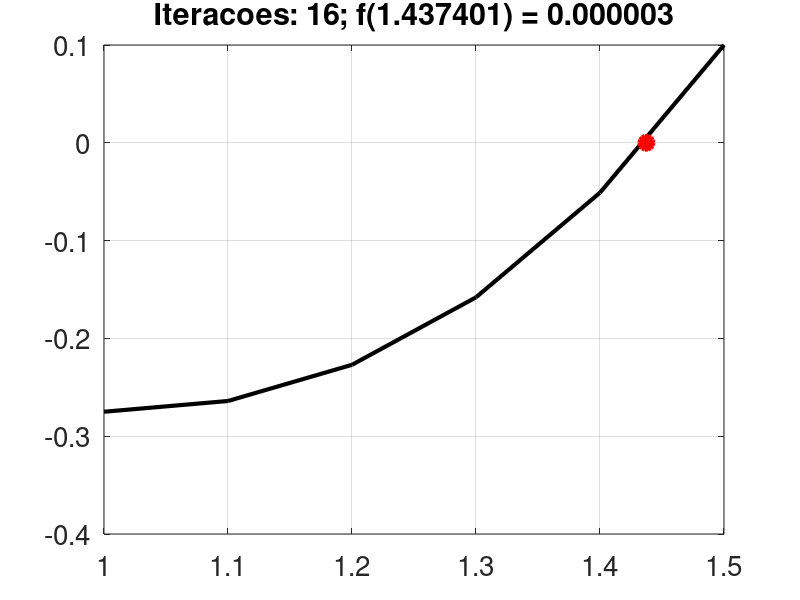
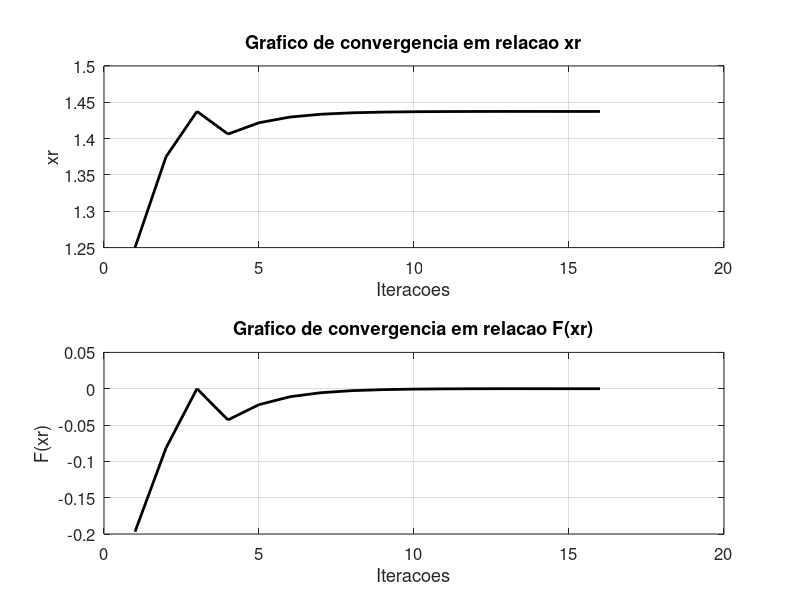

Reproduce these figures in MATLAB, in order.
%Encontre a raiz de 𝑓(𝑥) = 𝑥^3 − 2𝑥^2 + 𝑥 − 0,275 no intervalo 1,0 ≤ 𝑥 ≤ 1,5 utilizando o Método da Bissecção
%com, no máximo, 1000 iterações. Quantas iterações foram necessárias até a convergência?
%Resposta: 1,437 para uma tolerância de 10^−5
function atividade1()
  clc;
  xl=1.0;
  xu=1.5;
  contMax=1000;
  tolerancia=1e-5;
  [xr,xTotalIter,fxTotalIter] = bissecao(xl,xu,contMax,tolerancia);
  fprintf("A raiz é: %.5f",xr);
  plotaGraficoConvergencia(xTotalIter,fxTotalIter);
  plotaGrafico(xl,xu,xTotalIter,fxTotalIter);


endfunction

function [xr,xTotalIter,fxTotalIter]=bissecao(xl,xu,contMax,tolerancia)
  xrold=NaN;
  xTotalIter=zeros(contMax,1);
  fxTotalIter=zeros(contMax,1);
## Verifica se o intervalo esta na forma f(xl)f(xu) < 0
  if funcao(xl)*funcao(xu) < 0

    for cont=1:contMax
    ##  Calculo da estimativa da raiz
        xr=(xl+xu)/2;
##      Armazena o calor de x em todas as interacoes
        xTotalIter(cont)=xr;
    ##  Calculo para descobrir a metade(direita ou esquerda) onde a raiz está de acordo com as comparações
        fxTotalIter(cont)=funcao(xr);
        result=funcao(xl) * funcao(xr);
        if result<0
          xu=xr;
        elseif result>0
            xl=xr;
        else
##            reduz o vetor para o tamanho correto de acordo com a quantidade interações
            xTotalIter= xTotalIter(1:cont);
            fxTotalIter=fxTotalIter(1:cont);
            break
        endif
##      Detecta convergencia
        if abs(xr-xrold)<= tolerancia
              xTotalIter= xTotalIter(1:cont);
              fxTotalIter=fxTotalIter(1:cont);
              break
        endif
        xrold=xr;
     endfor

     fprintf("A quantidade de interacoes foi: %5.5f",cont);
   else
     fprintf("O intervalo nao esta na forma de f (xl)f(xu) < 0");

   endif

endfunction

function plotaGrafico(xl,xu,xTotalIter,fxTotalIter)
##  Calcula o intervalo de xl a xu
  intervalo= xl:0.1:xu;
  y=zeros(size(intervalo));
  i=1;
  for xx=intervalo
    y(i)=funcao(xx);
    i=i+1;
  endfor
  for iter = 1:length(fxTotalIter)
    figure(1);
    plot(intervalo, y, 'linewidth', 3, 'linestyle', '-', 'color', 'black');
    hold on;
    plot(xTotalIter(iter), fxTotalIter(iter), 'marker', 'o', 'markersize', 10, 'linewidth', 3, 'color', 'red', 'markerfacecolor', 'red');
    hold off;
    set(gca, 'fontsize', 20);
    grid on;
    title(sprintf('Iteracoes: %i; f(%.6f) = %.6f', iter, xTotalIter(iter), fxTotalIter(iter)));
    pause(0.3);
  end
endfunction

function plotaGraficoConvergencia(xTotalIter,fxTotalIter)
  numIter=size(xTotalIter,1);
  clf;
  figure(2);
  subplot(211);

  plot(1:numIter,xTotalIter,'color','k','linewidth',2);
  title("Grafico de convergencia em relacao xr");
  xlabel("Iteracoes");
  ylabel("xr");
  set(gca, 'fontsize', 12);
  grid('on');
  subplot(212);
  plot(1:numIter,fxTotalIter,'color','k','linewidth',2);
  title("Grafico de convergencia em relacao F(xr)");
  xlabel("Iteracoes");
  ylabel("F(xr)");
  set(gca, 'fontsize', 12);
  grid('on');
endfunction



function z = funcao(x)
  z = x^3 - 2*x^2 + x - 0.275;
end


